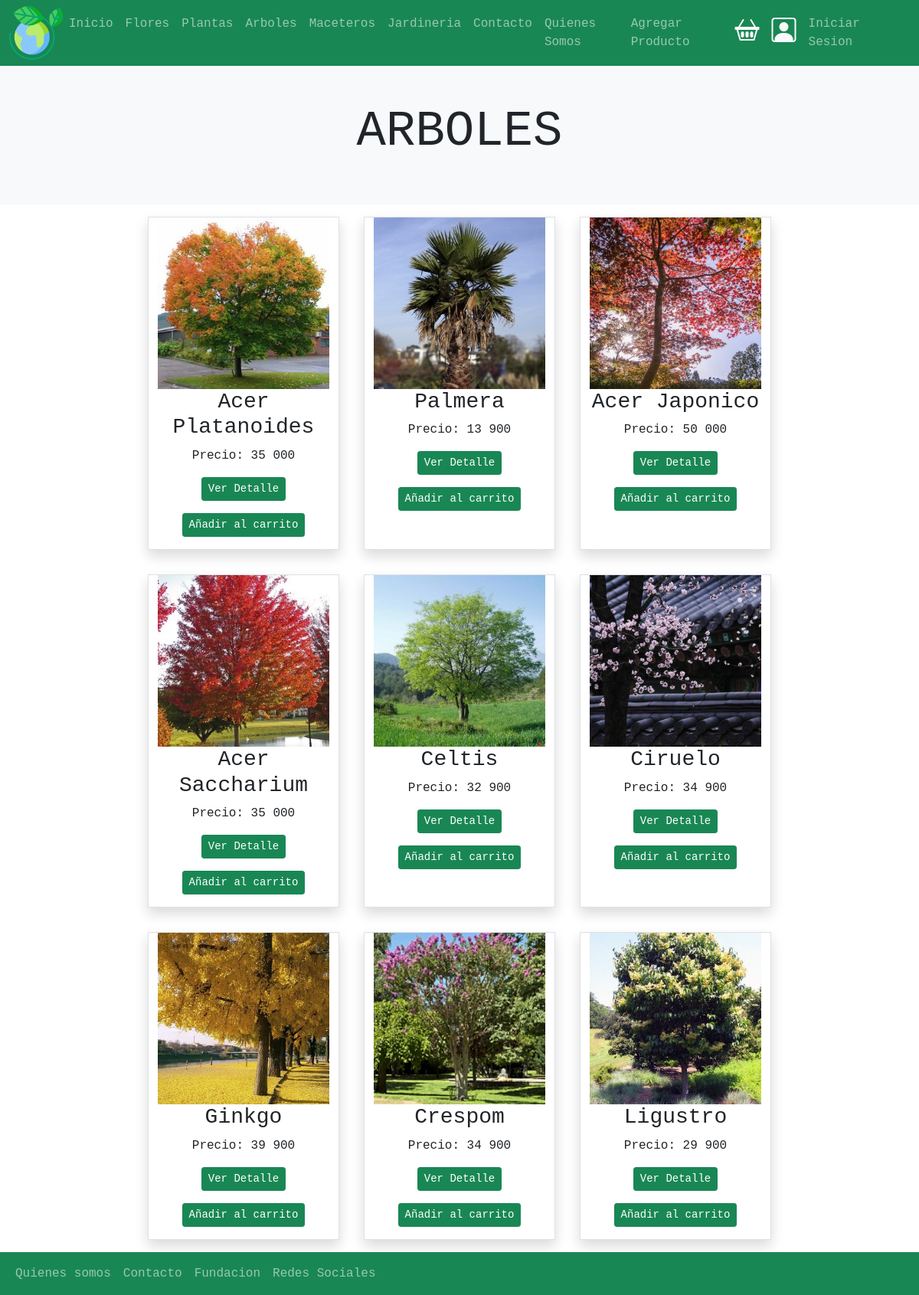
/arboles/, run on the app's committed database.
### floreriaWeb/models.py (models this page shows, shortened)
class Producto(models.Model):
    id_producto = models.AutoField(primary_key=True)
    nombre = models.CharField(max_length=50)
    precio = models.IntegerField()
    descripcion = models.TextField(max_length=200)
    imgen = models.ImageField(upload_to="productos",null=True)
    categoria =  models.ForeignKey(Categoria, on_delete=models.PROTECT)

### floreriaWeb/views.py (the view)
# urls.py: path('arboles/',arboles,name="arboles"),
def arboles(request):
    productos = Producto.objects.all()
    contexto = {
        'productos': productos
    }
    return render(request,'floreriaWeb/arboles.html',contexto)

### floreriaWeb/context_processor.py (called while the page is built)
def total_carrito(request):
    total = 0
    if "carrito" in request.session.keys():
        for key, value in request.session["carrito"].items():
            total += int(value["acumulado"])
    return {"total_carrito": total}

### floreriaWeb/templates/floreriaWeb/arboles.html
{% extends 'floreriaWeb/base.html' %}
{% load static %}
{% block contenido %}
{% load humanize %}
<section>
    <div class="p-5 bg-light">
        <div class="container">
            <h1 class="display-3 text-center bg-light">ARBOLES</h1>
        </div>
    </div>
</section>
<section>
    <div class="container p-0  ">
        <div class="row d-flex justify-content-center mx-0">
            {% for p in productos %}
                {% if p.categoria_id == 3 %}
                    <div class="col-lg-3 col-sm-6 text-center border shadow m-3 ">
                        {% if p.imgen %}
                            <img src="{{ p.imgen.url }} " alt="imagen" class="img-fluid">
                        {% endif %}
                            <h3>{{ p.nombre | title}}</h3>
                            <p>Precio: {{ p.precio | intcomma}}</p>
                            <a href="{% url 'mostrar_producto' p.id_producto %}" class="btn btn-success btn-sm mb-3 " role="button"> Ver Detalle</a>
                            <a href="{% url 'agregar' p.id_producto %}" class="btn btn-success btn-sm mb-3 " role="button">Añadir al carrito</a>
                    </div>
                {% endif %}
            {% endfor %}
        </div>
    </div>
</section>
{% endblock contenido %}

### floreriaWeb/static/floreriaWeb/css/miestilo.css (style rules this page uses)
body { font-family: monospace; }
.container { width: 100%; max-width: 1000px; margin: auto; }

### data on the page
Producto: imgen (picture), nombre "Acer Platanoides", precio "35 000"
Producto: imgen (picture), nombre "Palmera", precio "13 900"
Producto: imgen (picture), nombre "Acer Japonico", precio "50 000"
Producto: imgen (picture), nombre "Acer Saccharium", precio "35 000"
Producto: imgen (picture), nombre "Celtis", precio "32 900"
Producto: imgen (picture), nombre "Ciruelo", precio "34 900"
Producto: imgen (picture), nombre "Ginkgo", precio "39 900"
Producto: imgen (picture), nombre "Crespom", precio "34 900"
Producto: imgen (picture), nombre "Ligustro", precio "29 900"
